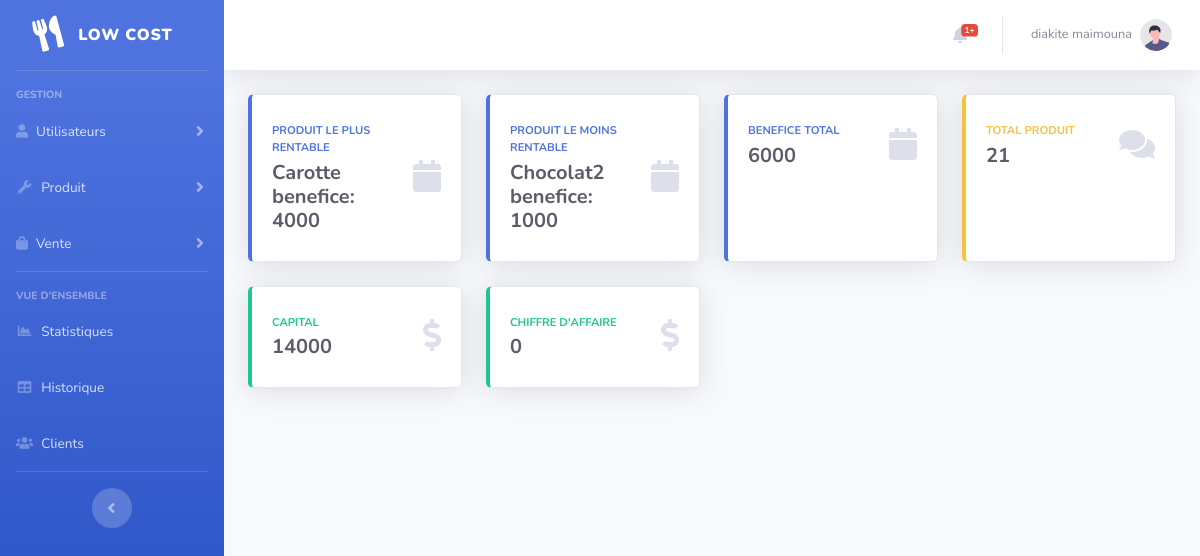
Page /pages/statistique.php (signed in) on the committed database.
### tables this page shows
CREATE TABLE `user` (
  `idUser` int NOT NULL,
  `nomUser` varchar(45) NOT NULL,
  `prenomUser` varchar(45) NOT NULL,
  `login` varchar(60) NOT NULL,
  `mdp` varchar(60) NOT NULL,
  `role` varchar(30) NOT NULL
);

CREATE TABLE `produit` (
  `idProduit` int NOT NULL,
  `nomProduit` text NOT NULL,
  `prixAchat` int NOT NULL,
  `prixVente` int NOT NULL,
  `quantiteProduit` int NOT NULL DEFAULT '0',
  `descriptionProduit` text
);

### script/isLoged.php (called while the page is built, shortened)
<?php
$queryCurrentUser = $bdd->prepare("SELECT * FROM user WHERE idUser=?");
$queryCurrentUser->execute([$_COOKIE['idUser']]);
if (!($currentUser = $queryCurrentUser->fetch())) {
    header('Location:../index.php');
}
?>

### pages/statistique.php (the view, shortened to what this page needs)
<?php
include("../script/connexion_bd.php");
?>
<!DOCTYPE html>
<html lang="fr">
<head>
</head>
<body id="page-top">
    <div id="wrapper">
        <?php
        include("../include/navBarLeft.php");
        ?>
        <div id="content-wrapper" class="d-flex flex-column">
            <div id="content">
                <?php
                include("../include/navBarTop.php");
                ?>
                <div class="container-fluid">
                    <div class="row">
                        <div class="col-xl-3 col-md-6 mb-4">
                            <div class="card border-left-primary shadow h-100 py-2">
                                <div class="card-body">
                                    <div class="row no-gutters align-items-center">
                                        <div class="col mr-2">
                                            <div class="text-xs font-weight-bold text-primary text-uppercase mb-1">
                                                Produit le plus rentable
                                            </div>
                                            <div class="h5 mb-0 font-weight-bold text-gray-800">
                                                <?php
                                                $query = $bdd->query("SELECT * FROM produit");
                                                $max = 0;
                                                $nomPlusRentable = null;
                                                while ($res = $query->fetch()) {
                                                    $beneficeTmp = ($res['prixVente'] - $res['prixAchat']) * $res['quantiteProduit'];
                                                    if ($max < $beneficeTmp) {
                                                        $max = $beneficeTmp;
                                                        $nomPlusRentable = $res['nomProduit'];
                                                    }
                                                }
                                                echo ($nomPlusRentable . " benefice: " . $max);
                                                ?>
                                            </div>
                                        </div>
                                        <div class="col-auto">
                                            <i class="fas fa-calendar fa-2x text-gray-300"></i>
                                        </div>
                                    </div>
                                </div>
                            </div>
                        </div>
                        <div class="col-xl-3 col-md-6 mb-4">
                            <div class="card border-left-primary shadow h-100 py-2">
                                <div class="card-body">
                                    <div class="row no-gutters align-items-center">
                                        <div class="col mr-2">
                                            <div class="text-xs font-weight-bold text-primary text-uppercase mb-1">
                                                Produit le moins rentable
                                            </div>
                                            <div class="h5 mb-0 font-weight-bold text-gray-800">
                                                <?php
                                                $query = $bdd->query("SELECT * FROM produit");
                                                $max = 100000000;
                                                $nomPlusRentable = null;
                                                while ($res = $query->fetch()) {
                                                    $beneficeTmp = ($res['prixVente'] - $res['prixAchat']) * $res['quantiteProduit'];
                                                    if ($max > $beneficeTmp) {
                                                        $max = $beneficeTmp;
                                                        $nomPlusRentable = $res['nomProduit'];
                                                    }
                                                }
                                                echo ($nomPlusRentable . " benefice: " . $max);
                                                ?>
                                            </div>
                                        </div>
                                        <div class="col-auto">
                                            <i class="fas fa-calendar fa-2x text-gray-300"></i>
                                        </div>
                                    </div>
                                </div>
                            </div>
                        </div>
                        <div class="col-xl-3 col-md-6 mb-4">
                            <div class="card border-left-primary shadow h-100 py-2">
                                <div class="card-body">
                                    <div class="row no-gutters align-items-center">
                                        <div class="col mr-2">
                                            <div class="text-xs font-weight-bold text-primary text-uppercase mb-1">
                                                benefice total
                                            </div>
                                            <div class="h5 mb-0 font-weight-bold text-gray-800">
                                                <?php
                                                $query = $bdd->query("SELECT * FROM produit");
                                                $max = 0;
                                                while ($res = $query->fetch()) {
                                                    $max += ($res['prixVente'] - $res['prixAchat']) * $res['quantiteProduit'];
                                                }
                                                echo ($max);
                                                ?>
                                            </div>
                                        </div>
                                        <div class="col-auto">
                                            <i class="fas fa-calendar fa-2x text-gray-300"></i>
                                        </div>
                                    </div>
                                </div>
                            </div>
                        </div>
                        <div class="col-xl-3 col-md-6 mb-4">
                            <div class="card border-left-warning shadow h-100 py-2">
                                <div class="card-body">
                                    <div class="row no-gutters align-items-center">
                                        <div class="col mr-2">
                                            <div class="text-xs font-weight-bold text-warning text-uppercase mb-1">
                                                Total produit
                                            </div>
                                            <div class="h5 mb-0 font-weight-bold text-gray-800">
                                                <?php
                                                $query = $bdd->query("SELECT SUM(quantiteProduit) AS nbr FROM produit");
                                                $res = $query->fetch();
                                                echo (is_null($res['nbr']) ? 0 : $res['nbr']);
                                                ?>
                                            </div>
                                        </div>
                                        <div class="col-auto">
                                            <i class="fas fa-comments fa-2x text-gray-300"></i>
                                        </div>
                                    </div>
                                </div>
                            </div>
                        </div>
                        <div class="col-xl-3 col-md-6 mb-4">
                            <div class="card border-left-success shadow h-100 py-2">
                                <div class="card-body">
                                    <div class="row no-gutters align-items-center">
                                        <div class="col mr-2">
                                            <div class="text-xs font-weight-bold text-success text-uppercase mb-1">
                                                Capital
                                            </div>
                                            <div class="h5 mb-0 font-weight-bold text-gray-800">
                                                <?php
                                                $query = $bdd->query("SELECT * FROM produit");
                                                $capital = 0;
                                                while ($res = $query->fetch()) {
                                                    $capital += $res['prixVente'] * $res['quantiteProduit'];
                                                }
                                                echo ($capital);
                                                ?>
                                            </div>
                                        </div>
                                        <div class="col-auto">
                                            <i class="fas fa-dollar-sign fa-2x text-gray-300"></i>
                                        </div>
                                    </div>
                                </div>
                            </div>
                        </div>
                        <div class="col-xl-3 col-md-6 mb-4">
                            <div class="card border-left-success shadow h-100 py-2">
                                <div class="card-body">
                                    <div class="row no-gutters align-items-center">
                                        <div class="col mr-2">
                                            <div class="text-xs font-weight-bold text-success text-uppercase mb-1">
                                                Chiffre d'affaire
                                            </div>
                                            <div class="h5 mb-0 font-weight-bold text-gray-800">
                                                <?php
                                                $query = $bdd->query("SELECT SUM(montantVente) AS nbr FROM vente");
                                                $res = $query->fetch();
                                                echo (is_null($res['nbr']) ? 0 : $res['nbr']);
                                                ?>
                                            </div>
                                        </div>
                                        <div class="col-auto">
                                            <i class="fas fa-dollar-sign fa-2x text-gray-300"></i>
                                        </div>
                                    </div>
                                </div>
                            </div>
                        </div>
                    </div>
                </div>
            </div>
        </div>
    </div>
</body>
</html>

### include/navBarTop.php (shortened to what this page needs)
<nav class="navbar navbar-expand navbar-light bg-white topbar mb-4 static-top shadow">
    <ul class="navbar-nav ml-auto">
        <li class="nav-item dropdown no-arrow mx-1">
            <a class="nav-link dropdown-toggle" href="#" id="alertsDropdown" role="button" data-toggle="dropdown"
                aria-haspopup="true" aria-expanded="false">
                <i class="fas fa-bell fa-fw"></i>
                <span class="badge badge-danger badge-counter">
                    <?php
                    $queryTop = $bdd->query("SELECT COUNT(*) as nbr FROM historique");
                    echo $queryTop->fetch()['nbr'] . "+";
                    ?>
                </span>
            </a>
        </li>
        <li class="nav-item dropdown no-arrow">
            <a class="nav-link dropdown-toggle" href="#" id="userDropdown" role="button" data-toggle="dropdown"
                aria-haspopup="true" aria-expanded="false">
                <span class="mr-2 d-none d-lg-inline text-gray-600 small">
                    <?php
                        require("../script/isLoged.php");
                        echo $currentUser['nomUser'] ." ". $currentUser['prenomUser'];
                    ?>
                </span>
                <img class="img-profile rounded-circle" src="../img/undraw_profile.svg">
            </a>
        </li>
    </ul>
</nav>

### rows in the picture
user: nomUser "diakite", prenomUser "maimouna"
produit: nomProduit "Carotte", max "4000"
produit: nomProduit "Chocolat2", max "1000"

### other values in the picture
$queryTop->fetch()['nbr'] "1"
$max "6000"
$res['nbr'] "21"
$capital "14000"
